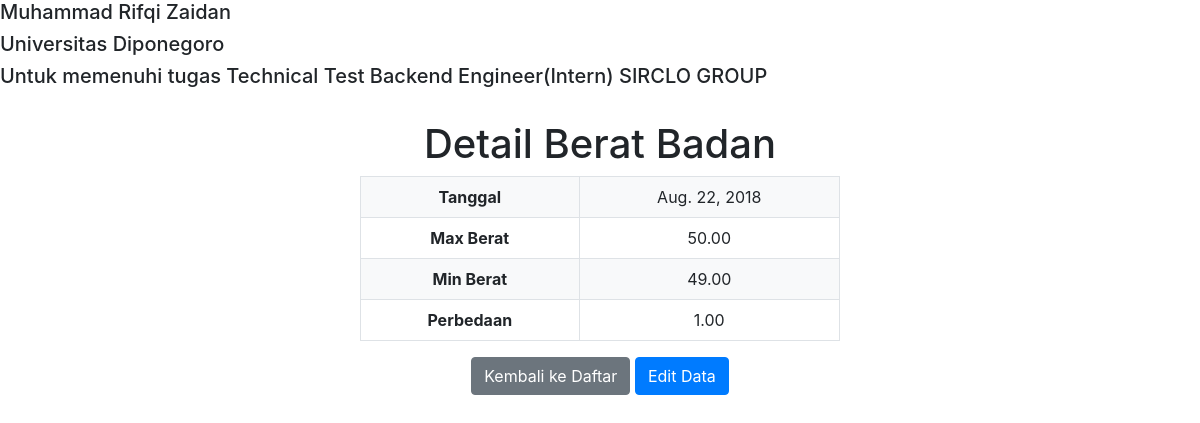
Page /9/ on the committed database.
### weight_tracker/models.py (models this page shows, shortened)
class WeightRecord(models.Model):
    date = models.DateField()
    max_weight = models.DecimalField(max_digits=5, decimal_places=2)
    min_weight = models.DecimalField(max_digits=5, decimal_places=2)
    @property
    def differences(self):
        return self.max_weight - self.min_weight

### weight_tracker/views.py (the view)
# urls.py: path('<int:record_id>/', views.detail, name='detail'),
def detail(request, record_id):
    record = get_object_or_404(WeightRecord, pk=record_id)
    return render(request, 'detail.html', {'record': record})

### weight_tracker/templates/detail.html (shortened to what this page needs)
<!DOCTYPE html>
<html lang="en">
<head>
    <link rel="stylesheet" href="https://stackpath.bootstrapcdn.com/bootstrap/4.5.0/css/bootstrap.min.css">
</head>
<body>
    <h5>Muhammad Rifqi Zaidan</h5>
    <h5>Universitas Diponegoro</h5>
    <h5>Untuk memenuhi tugas Technical Test Backend Engineer(Intern) SIRCLO GROUP</h5>
    <br>
    <h1 class="text-center">Detail Berat Badan</h1>
    <div class="table-container">
        <div class="table-responsive">
            <table class="table table-striped table-bordered">
                <tbody>
                    <tr>
                        <th scope="row">Tanggal</th>
                        <td>{{ record.date }}</td>
                    </tr>
                    <tr>
                        <th scope="row">Max Berat</th>
                        <td>{{ record.max_weight }}</td>
                    </tr>
                    <tr>
                        <th scope="row">Min Berat</th>
                        <td>{{ record.min_weight }}</td>
                    </tr>
                    <tr>
                        <th scope="row">Perbedaan</th>
                        <td>{{ record.differences }}</td>
                    </tr>
                </tbody>
            </table>
        </div>
    </div>
    <div class="text-center">
        <a href="{% url 'index' %}" class="btn btn-secondary">Kembali ke Daftar</a>
        <a href="{% url 'edit' record.id %}" class="btn btn-primary">Edit Data</a>
    </div>
</body>
</html>

### weight_tracker/templates/detail.html (style rules this page uses)
.table-container { width: 40%; margin: 0 auto; }
.table-striped tbody tr:nth-of-type(odd) { background-color: #f8f9fa; }
.table-striped td, .table-striped th { padding: 0.5rem; text-align: center; }

### rows in the picture
WeightRecord: date "Aug. 22, 2018", max_weight "50.00", min_weight "49.00", differences "1.00"
